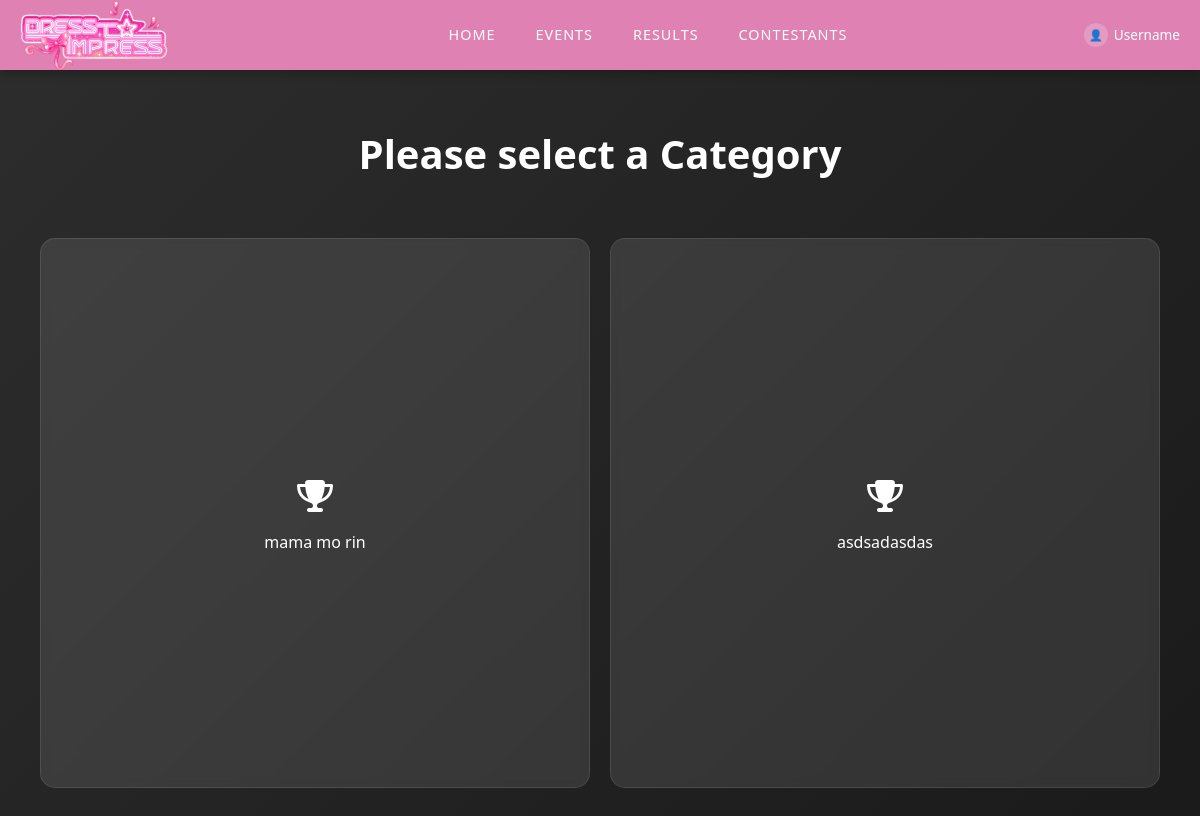
The app's page /event1.php?id=4 with its own data.
### tables this page shows
CREATE TABLE `category_table` (
  `category_id` int(11) NOT NULL AUTO_INCREMENT,
  `fk_category_contest` int(11) DEFAULT NULL,
  `category_name` varchar(45) DEFAULT NULL,
  `category_description` varchar(45) DEFAULT NULL,
  PRIMARY KEY (`category_id`),
  KEY `contest_id_idx` (`fk_category_contest`),
  CONSTRAINT `contest_id` FOREIGN KEY (`fk_category_contest`) REFERENCES `contest_table` (`contest_id`)
);

### event1.php (the view, shortened to what this page needs)
<?php
require_once "connection.php";
$contest_id = isset($_GET['id']) ? intval($_GET['id']) : 0;
?>
<!DOCTYPE html>
<html>
<head>
    <link rel="stylesheet" href="navbar.css">
    <link rel="stylesheet" href="event1.css">
    <link href="https://cdn.jsdelivr.net/npm/bootstrap@5.3.3/dist/css/bootstrap.min.css" rel="stylesheet">
</head>
<body>
    <nav class="navbar">
        <div class="navbar-container">
            <a class="navbar-brand" href="#" onclick="goToHome()">
                <img src="dresstoimpress.png" alt="Dress to Impress Logo" height="55">
            </a>
            <div class="navbar-links">
                <a href="userHome.php">HOME</a>
                <a href="eventsHome.php">EVENTS</a>
                <a href="resultHome.php">RESULTS</a>
                <a href="contestantHome.php">CONTESTANTS</a>
            </div>
            <a href="#" class="user-info">
                <div class="user-avatar">👤</div>
                <span id="username">Username</span>
            </a>
        </div>
    </nav>
    <div class="category-container">
        <h1>Please select a Category</h1>
        <div class="category-grid">
            <?php
            $category_query = "SELECT * FROM category_table WHERE fk_category_contest = $contest_id";
            $category_result = $conn->query($category_query);
            if ($category_result && $category_result->num_rows > 0) {
                while ($category = $category_result->fetch_assoc()) {
                    echo "<a href='category1.php?id={$category['category_id']}' class='category-card'>";
                    echo "<div class='category-content'>";
                    echo "<div class='category-icon'><i class='fas fa-trophy'></i></div>";
                    echo "<span>" . htmlspecialchars($category['category_name']) . "</span>";
                    echo "</div>";
                    echo "</a>";
                }
            } else {
                echo "<div class='no-categories'>";
                echo "<h3>No Categories Available</h3>";
                echo "<p>Categories for this contest will be added soon!</p>";
                echo "</div>";
            }
            ?>
        </div>
    </div>
</body>
</html>

### navbar.css (style rules this page uses)
.navbar { background: #DF81B3; position: sticky; top: 0; z-index: 1000; box-shadow: 0 2px 10px rgba(0, 0, 0, 0.3); padding: 8px 0; height: 70px; }
.navbar-container { display: flex; align-items: center; justify-content: space-between; width: 100%; max-width: 1400px; margin: 0 auto; padding: 0 20px; height: 100%; }
.navbar-brand { font-weight: bold; font-size: 1.2rem; color: white !important; text-decoration: none; flex-shrink: 0; min-width: 200px; display: flex; align-items: center; }
.navbar-brand img { height: 55px; width: auto; transform: scale(1.3); transform-origin: left center; }
.navbar-links { display: flex; align-items: center; list-style: none; margin: 0; padding: 0; gap: 40px; flex: 1; justify-content: center; }
.navbar-links a { color: white !important; font-weight: 500; text-decoration: none; transition: all 0.3s ease; font-size: 0.9rem; text-transform: uppercase; letter-spacing: 1px; white-space: nowrap; padding: 5px 0; }
.user-info { display: flex; align-items: center; color: white; text-decoration: none; transition: all 0.3s ease; flex-shrink: 0; min-width: 120px; justify-content: flex-end; }
.user-avatar { width: 24px; height: 24px; border-radius: 50%; background: rgba(255, 255, 255, 0.2); display: flex; align-items: center; justify-content: center; margin-right: 6px; font-size: 11px; flex-shrink: 0; }
.user-info span { font-size: 0.85rem; max-width: 80px; overflow: hidden; text-overflow: ellipsis; white-space: nowrap; }

### event1.css (style rules this page uses)
body { background: linear-gradient(135deg, #2d2d2d 0%, #1a1a1a 100%); color: white; font-family: 'Arial', sans-serif; margin: 0; padding: 0; min-height: 100vh; overflow-x: hidden; position: relative; }
body::before { content: ''; position: fixed; top: 0; left: 0; right: 0; bottom: 0; background: var(--hover-gradient, transparent); opacity: 0; transition: opacity 0.3s ease; pointer-events: none; z-index: 1; }
.category-container { max-width: 1200px; margin: 40px auto; padding: 20px; text-align: center; position: relative; z-index: 2; }
.category-container h1 { font-size: 2.5rem; font-weight: bold; margin-bottom: 40px; text-align: center; color: white; animation: fadeInDown 0.8s ease-out; }
.category-grid { display: grid; grid-template-columns: repeat(4, 180px); gap: 20px; padding: 20px; justify-content: center; animation: fadeIn 1s ease-out; }
.category-card { aspect-ratio: 1; background: rgba(255, 255, 255, 0.1); border-radius: 15px; text-decoration: none; color: white; backdrop-filter: blur(5px); border: 1px solid rgba(255, 255, 255, 0.1); display: flex; align-items: center; justify-content: center; animation: fadeInUp 0.8s ease-out; animation-fill-mode: both; box-shadow: 0 0 15px rgba(255, 255, 255, 0); transition: transform 0.3s ease, background-color 0.3s ease, border-color 0.3s ease, box-shadow 0.3s ease; pointer-events: none; }
.category-card.animation-completed { pointer-events: auto; }
.category-content { text-align: center; transition: color 0.1s ease; }
.category-icon { font-size: 2em; margin-bottom: 10px; transition: color 0.1s ease; }
:root { --hover-color: linear-gradient(135deg, rgba(255, 192, 203, 0.4), rgba(219, 112, 147, 0.4)); }
.category-card:nth-child(1) { animation-delay: 0.3s; }
.category-card:nth-child(2) { animation-delay: 0.4s; }

### user.css (style rules this page uses)
body { background: linear-gradient(135deg, #2d2d2d 0%, #1a1a1a 100%); color: white; font-family: 'Arial', sans-serif; margin: 0; padding: 0; min-height: 100vh; overflow-x: hidden; }

### event1.php (style rules this page uses)
.category-container { max-width: 1200px; margin: 40px auto; padding: 20px; }
.category-grid { display: grid; grid-template-columns: repeat(auto-fit, minmax(250px, 1fr)); gap: 20px; padding: 20px; }
.category-card { background: rgba(255, 255, 255, 0.1); border-radius: 15px; padding: 20px; text-decoration: none; color: white; transition: all 0.3s ease; backdrop-filter: blur(5px); border: 1px solid rgba(255, 255, 255, 0.1); }
.category-content { text-align: center; }
.category-icon { font-size: 2em; margin-bottom: 10px; }

### records on screen
category_table: category_name "mama mo rin"
category_table: category_name "asdsadasdas"
